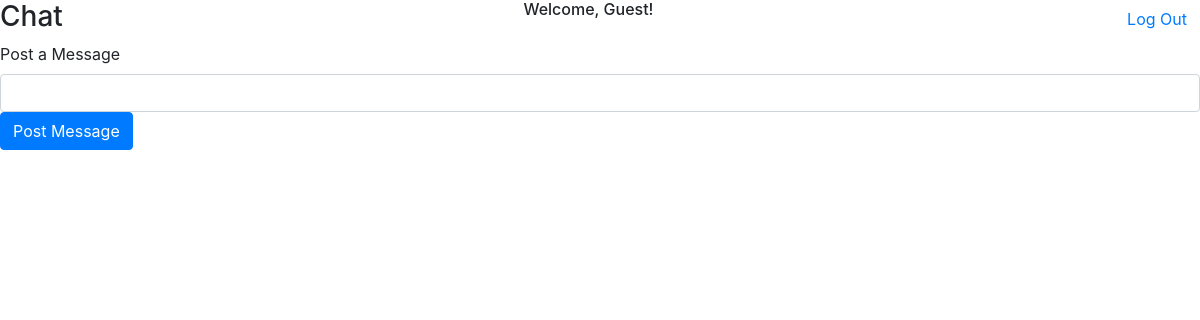
The page /chat (signed in) on the database as committed earlier.
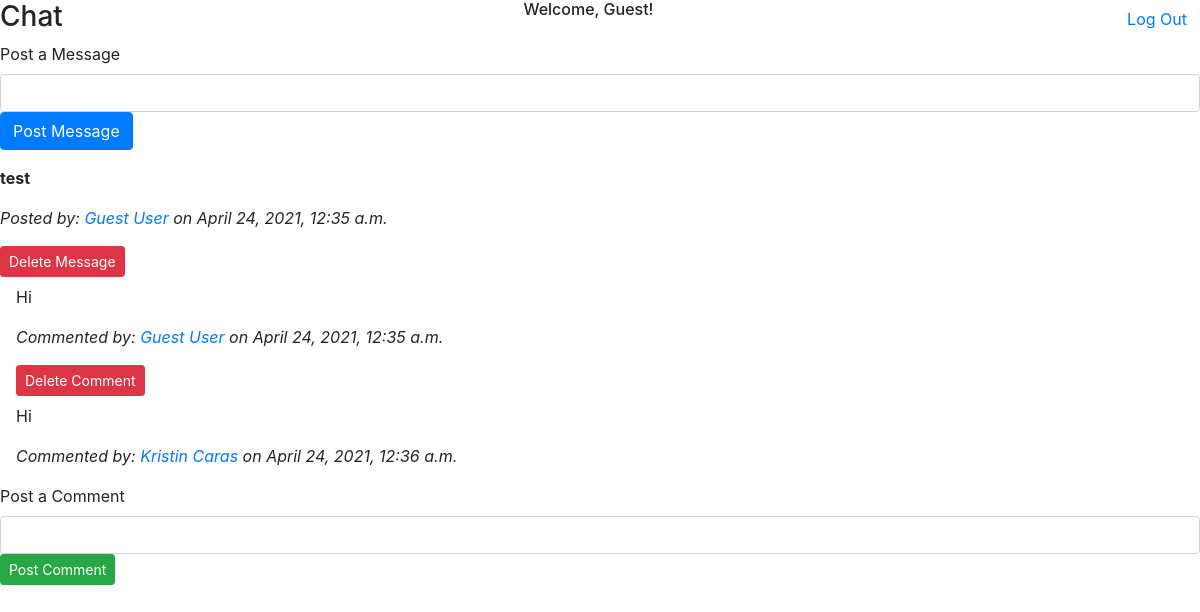
The same page on the database as committed later.
### TeamSpotApp/models.py (models this page shows)
class User(models.Model):
  first_name = models.TextField()
  last_name = models.TextField()
  email = models.TextField()
  password = models.TextField()
  created_at = models.DateTimeField(auto_now_add=True)
  updated_at = models.DateTimeField(auto_now = True)
  objects = UserManager()

class Message(models.Model):
  poster = models.ForeignKey(User, related_name = "user_message", on_delete = models.CASCADE, null=True)
  message = models.TextField()
  created_at = models.DateTimeField(auto_now_add=True)
  updated_at = models.DateTimeField(auto_now = True)
  objects = MessageManager()

class Comment(models.Model):
  poster = models.ForeignKey(User, related_name = "user_comment", on_delete = models.CASCADE, null=True)
  post = models.ForeignKey(Message, related_name = "message_comment", on_delete = models.CASCADE, null=True)
  comment = models.TextField()
  created_at = models.DateTimeField(auto_now_add=True)
  updated_at = models.DateTimeField(auto_now = True)
  objects = CommentManager()

### TeamSpotApp/views.py (the view)
# urls.py: path('chat', views.chat),
def chat(request):
  if "user_id" in request.session:
    context = {
      "all_messages": Message.objects.all(),
      "current_user": User.objects.get(id = request.session['user_id'])
    }
    return render(request, 'chat.html', context)
  else:
    messages.error(request, "Please log in or register")
    return redirect('/')

### TeamSpotApp/templates/chat.html (shortened to what this page needs)
<!DOCTYPE html>
<html lang="en">
  <head>
    <link
      rel="stylesheet"
      href="https://stackpath.bootstrapcdn.com/bootstrap/4.5.2/css/bootstrap.min.css"
    />
    {% load static %}
    <link rel="stylesheet" href="{% static 'css/style.css' %}" />
  </head>
  <body>
    <div class="header d-flex justify-content-between">
      <h3>Chat</h3>
      <h6>Welcome, {{current_user.first_name}}!</h6>
      <form action="/logout" method="GET">
        <button type="submit" class="btn btn-link">Log Out</button>
      </form>
    </div>
    <div class = "message">
      <form action="/chat/postMessage" method="POST">
        <div class="form-group">
          <label for="message">Post a Message</label>
          <input type="text" name="message" class="form-control" />
          <button type="submit" class="btn btn-primary">Post Message</button>
        </div>
      </form>
      {% for message in all_messages reversed%}
        <p><strong>{{message.message}}</p></strong>
        <p><i>
          Posted by: <a href = "/profile/{{message.poster.id}}" > {{message.poster.first_name}} {{message.poster.last_name}}</a> on
          {{message.created_at}}
        </p></i>
        {% if message.poster.id == request.session.user_id %}
          <form action="/delete/{{message.id}}" , method="POST">
            <button type="submit" class="btn btn-danger btn-sm mb-2">Delete Message</button>
          </form>
        {% endif %}
        <div class = "comment ml-3">
          {% for comment in message.message_comment.all %}
            <p>{{comment.comment}}</p>
            <p><i>
              Commented by: <a href = "/profile/{{comment.poster.id}}"> {{comment.poster.first_name}} {{comment.poster.last_name}}</a> on
              {{comment.created_at}}
            </p></i>
            {% if comment.poster.id == request.session.user_id %}
              <form action="/delete_comment/{{comment.id}}" , method="POST">
                <button type="submit" class="btn btn-danger btn-sm mb-2">Delete Comment</button>
              </form>
            {% endif %}
          {% endfor %}
        </div>
          <form action="/chat/postComment/{{message.id}}" , method="POST">
            <div class="form-group">
              <label for="comment">Post a Comment</label>
              <input type="text" name="comment" class="form-control" />
              <button type="submit" class="btn btn-success btn-sm mb-2">Post Comment</button>
            </div>
          </form>
      {% endfor %}
    </div>
  </body>
</html>

### TeamSpotApp/static/css/style.css (style rules this page uses)
* { margin: 0px; padding: 0px; }

Rows that differ between the two databases and show on the page:
added Message: message "test", poster.first_name "Guest", poster.last_name "User", created_at "April 24, 2021, 12:35 a.m."
added Comment: comment "Hi", poster.first_name "Guest", poster.last_name "User", created_at "April 24, 2021, 12:35 a.m."
added Comment: comment "Hi", poster.first_name "Kristin", poster.last_name "Caras", created_at "April 24, 2021, 12:36 a.m."
